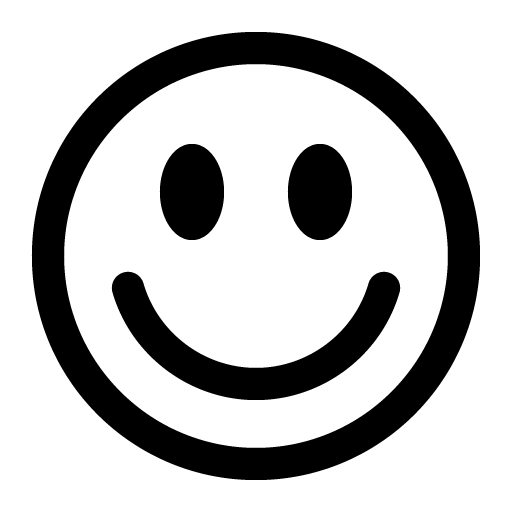
#> input picture practise/labs/7/watermark.png, 512 x 512 px
$ python 74.py
#> lines starting #> are read from the running program, lines starting #| are printed output that depends on the picture
from PIL import Image


water = "watermark.png"
with Image.open(water) as img_water:
#> img_water is the input picture: PIL image 512x512 RGBA; mean R, G, B, A 0, 0, 0, 62.2
    img_water.load()


img_water = Image.open(water)
img_water = img_water.resize((img_water.width // 2, img_water.height // 2))
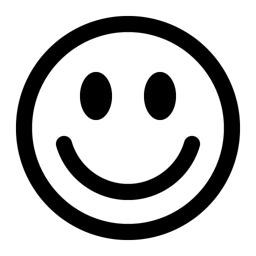
#> img_water: PIL image 256x256 RGBA; mean R, G, B, A 0, 0, 0, 62.2; transparent parts drawn white


filename = "sobaken.jpg"
with Image.open(filename) as img:
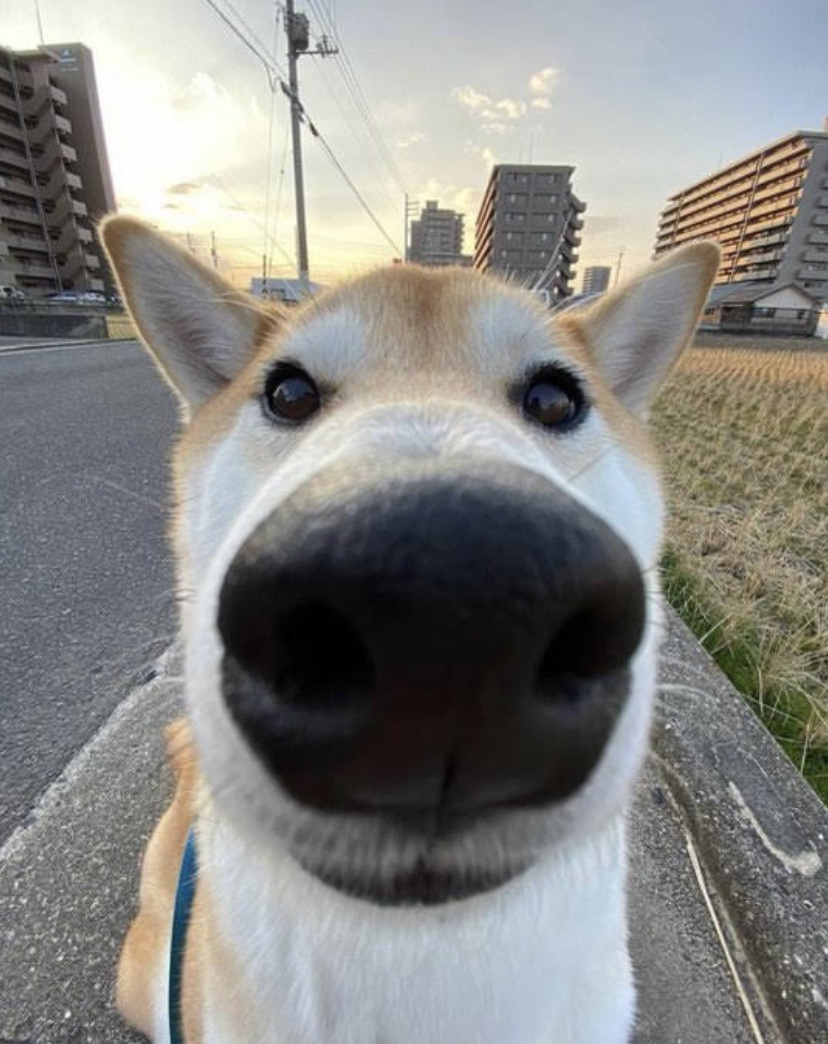
#> input picture practise/labs/7/sobaken.jpg, 828 x 1044 px
#> img is the input picture: PIL image 828x1044 RGB; mean R, G, B 136.4, 135.7, 132.4
    img.load()


img.paste(img_water, (420, 10), img_water)
img.save("watermark_sobaken.jpg")
